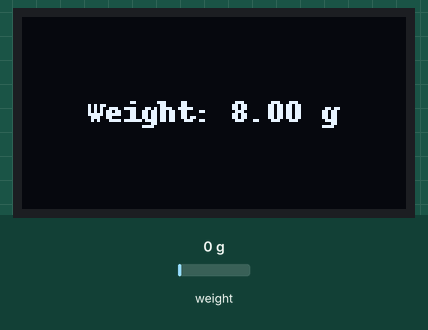
A program run on a simulated Raspberry Pi (BCM pin numbers). On the bench: 128×64 one-colour display. The test bench sets the inputs (shaded band); at power-on: weight on the scale 0 g. Library files of the repository ran but are not shown: hx711.py; what the program prints to the terminal is not drawn.

Above: at 2.3 s.
2.4 s: weight on the scale set to 100 g
At 4.9 s:
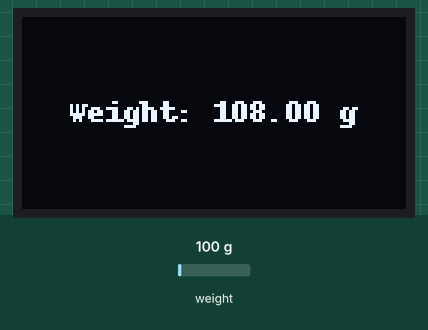
5.4 s: weight on the scale set to 1250 g
At 7.9 s:
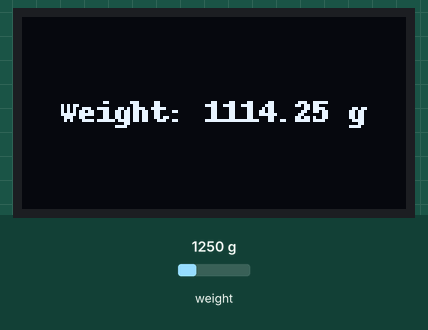
8.2 s: weight on the scale set to 2500 g
At 9.9 s:
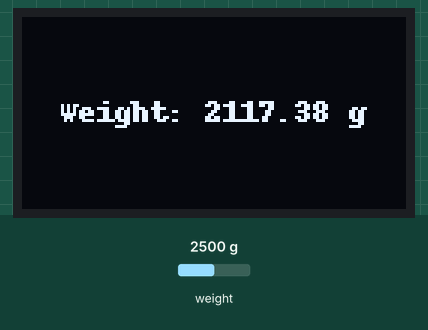
Timing chart, 0 to 11.4 s (numbered marks = the images above; inputs shaded):
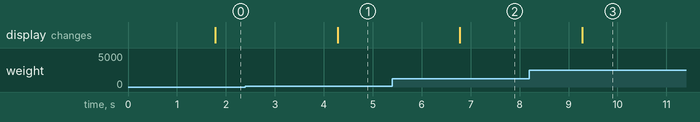

Measured:
- after the input at 2.4 s, the display: changes after 1.9 s (image 1)
- after the input at 5.4 s, the display: changes after 1.4 s (image 2)
- after the input at 8.2 s, the display: changes after 1.1 s (image 3)

The program:

final1.py
```python
import time
import board
import digitalio
import adafruit_ssd1306
from PIL import Image, ImageDraw, ImageFont
from hx711 import HX711

# OLED setup
RESET_PIN = digitalio.DigitalInOut(board.D4)
i2c = board.I2C()
oled = adafruit_ssd1306.SSD1306_I2C(128, 64, i2c, addr=0x3D, reset=RESET_PIN)

# Load known reference values
ZERO_VALUE = 8388608  # Use your obtained zero value here
REFERENCE_UNIT = 1000  # You need to calculate or define the reference unit here (e.g., 1000 for 1kg)

# Initialize HX711
hx = HX711(21, 20)  # GPIO pins for HX711
hx.set_gain(128)    # Set gain for channel A
hx.set_offset(ZERO_VALUE)  # Set the zero value obtained during calibration
hx.set_scale(REFERENCE_UNIT)  # Set the scale factor (to be determined)

# Function to clear the OLED display
def clear_display():
    oled.fill(0)
    oled.show()

# Function to update the display with the current weight
def update_display(weight):
    width = oled.width
    height = oled.height
    image = Image.new("1", (width, height))
    draw = ImageDraw.Draw(image)

    font = ImageFont.load_default()
    weight_str = f"Weight: {weight:.2f} g"

    # Use textbbox to calculate text width and height
    bbox = draw.textbbox((0, 0), weight_str, font)
    text_width, text_height = bbox[2] - bbox[0], bbox[3] - bbox[1]

    # Center the text on the screen
    x_pos = (width - text_width) // 2
    y_pos = (height - text_height) // 2
    draw.text((x_pos, y_pos), weight_str, font=font, fill=255)

    oled.image(image)
    oled.show()

# Main loop for reading and displaying the weight
while True:
    try:
        # Get weight from the load cell
        raw_value = hx.get_grams()  # Get the weight in grams
        print(f"Weight: {raw_value:.2f} grams")  # Print the raw value (for debugging)

        # Update the OLED display
        update_display(raw_value)
        time.sleep(1)  # Delay to update every second

    except (KeyboardInterrupt, SystemExit):
        print("Exiting...")
        break
```
